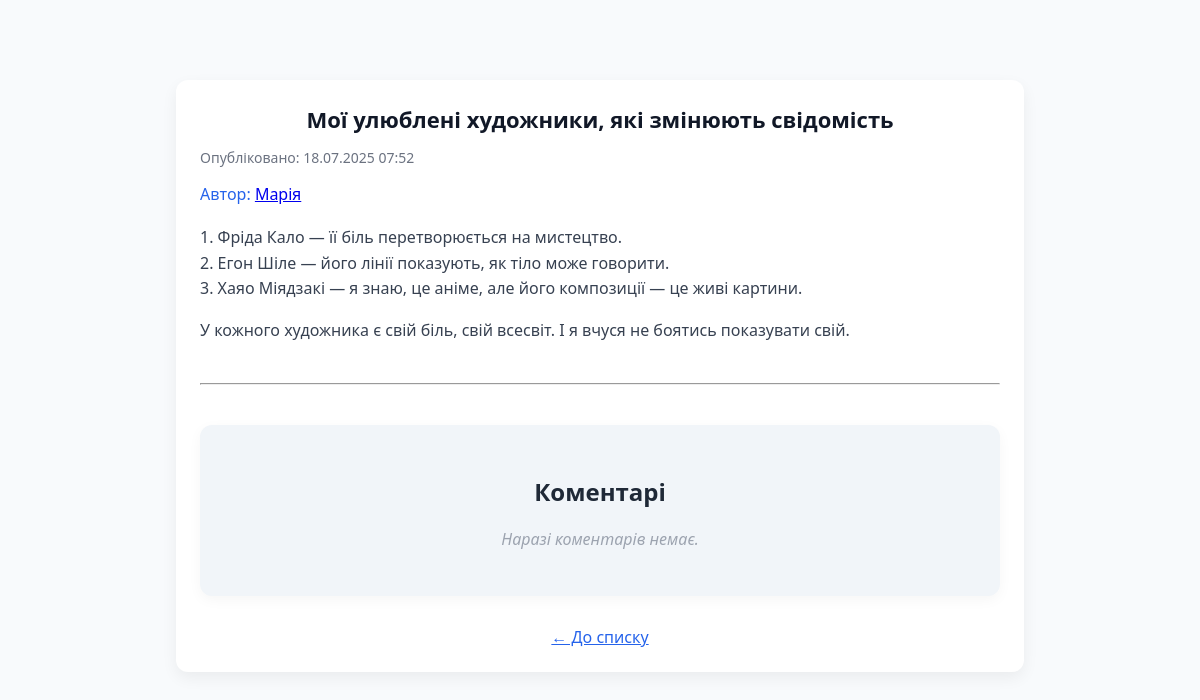
Screenshot of /post/9/ with the database file from the repository.
### blog/models.py (models this page shows, shortened)
class Post(models.Model):
    title = models.CharField(max_length = 50)
    content = models.TextField()
    published_date = models.DateTimeField(auto_now_add = True)
    author = models.ForeignKey(Author, on_delete=models.CASCADE, related_name="posts")

class Author(models.Model):
    name = models.CharField(max_length = 100)
    bio = models.TextField()

### blog/views.py (the view)
# urls.py: path('post/<int:pk>/', views.post, name='post'),
def post(request, pk):
    post = get_object_or_404(Post, pk=pk)
    comments = post.comments.all().order_by('-created_date')
    return render(request, 'post.html', {
        'post': post,
        'comments': comments
    })

### blog/templates/post.html (shortened to what this page needs)
{% load static %}
<!DOCTYPE html>
<html>
<head>
    <link rel="stylesheet" href="{% static 'style.css' %}">
</head>
<body>
    <div class="post-card" style="max-width: 800px; margin: 40px auto;">
        <h1 class="post-title">{{ post.title }}</h1>
        <p class="post-date">
            Опубліковано: {{ post.published_date|date:"d.m.Y H:i" }}
        </p>
        <p class="post-author">
            Автор: <a href="{% url 'author' post.author.pk %}">
                {{ post.author.name }}
            </a>
        </p>
        <div class="post-content" style="margin-top: 20px;">
            {{ post.content|linebreaks }}
        </div>
        <hr style="margin: 40px 0;">
        <div class="comments-section">
            <h2>Коментарі</h2>
            {% if comments %}
                {% for comment in comments %}
                    <div class="comment-card">
                        <p class="comment-author">{{ comment.author.name }}</p>
                        <p class="comment-date">{{ comment.created_date|date:"d.m.Y H:i" }}</p>
                        <div class="comment-text">{{ comment.text|linebreaks }}</div>
                    </div>
                {% endfor %}
            {% else %}
                <p class="no-comments">Наразі коментарів немає.</p>
            {% endif %}
        </div>
        <div style="margin-top: 30px; text-align: center;">
            <a href="{% url 'post_list' %}" class="post-author">← До списку</a>
        </div>
    </div>
</body>
</html>

### blog/static/style.css (style rules this page uses)
body { font-family: 'Segoe UI', Tahoma, Geneva, Verdana, sans-serif; background-color: #f8fafc; margin: 0; padding: 40px 20px; color: #333; }
h1 { text-align: center; color: #1f2937; font-size: 36px; margin-bottom: 40px; }
.post-card { background-color: #ffffff; border-radius: 12px; box-shadow: 0 6px 16px rgba(0, 0, 0, 0.06); padding: 24px; transition: transform 0.2s, box-shadow 0.2s; }
.post-title { margin: 0 0 12px; font-size: 22px; color: #111827; }
.post-date { color: #6b7280; font-size: 14px; margin-bottom: 16px; }
.post-content { font-size: 16px; line-height: 1.6; color: #374151; margin-bottom: 20px; }
.post-author { font-size: 16px; font-weight: 500; color: #2563eb; }
.comments-section { max-width: 800px; margin: 0 auto; background-color: #f1f5f9; padding: 30px; border-radius: 12px; box-shadow: 0 4px 14px rgba(0,0,0,0.04); }
.comments-section h2 { font-size: 24px; margin-bottom: 20px; color: #1f2937; text-align: center; }
.no-comments { text-align: center; font-style: italic; color: #9ca3af; }

### rows the page displays
Post: title "Мої улюблені художники, які змінюють свідомість", published_date "18.07.2025 07:52", author.name "Марія", content "1. Фріда Кало — її біль перетворюється на мистецтво. 2. Егон Шіле — його лінії показують, як тіло може говорити. 3. Хаяо Міядзакі — я знаю, це аніме, але його композиції — це живі картини. У кожного художника є свій біль, свій всесвіт. І я вчуся не боятись показувати свій."
